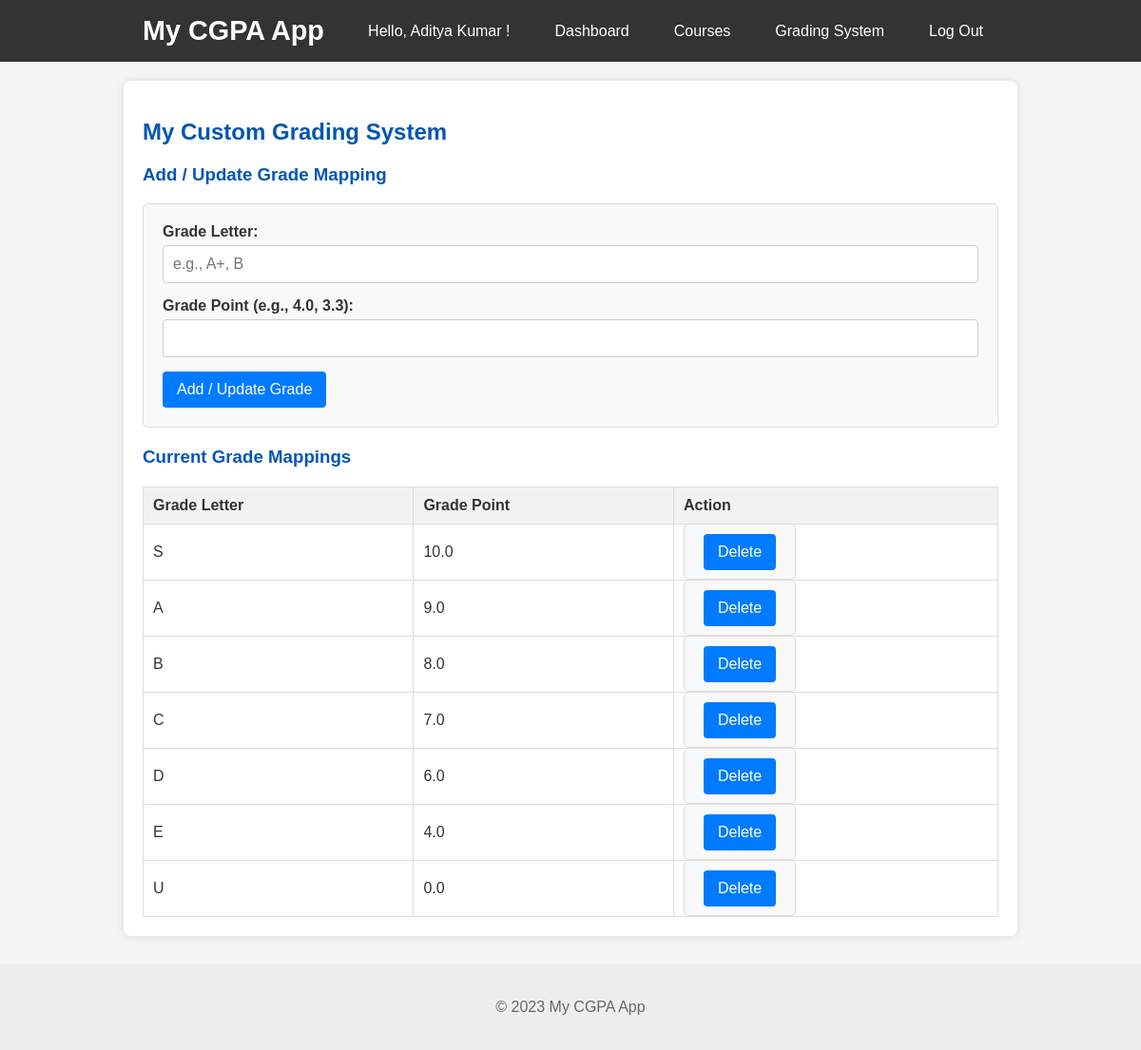
/grading_system (signed in), run on the app's committed database.
### tables this page shows
CREATE TABLE users (
            id INTEGER PRIMARY KEY AUTOINCREMENT,
            username TEXT UNIQUE NOT NULL,
            password TEXT NOT NULL
        );

CREATE TABLE grading_systems (
            id INTEGER PRIMARY KEY AUTOINCREMENT,
            user_id INTEGER NOT NULL,
            grade_letter TEXT NOT NULL,
            grade_point REAL NOT NULL,
            UNIQUE(user_id, grade_letter),
            FOREIGN KEY (user_id) REFERENCES users(id) ON DELETE CASCADE
        );

### app.py (the view, shortened to what this page needs)
@app.route('/grading_system', methods=('GET', 'POST'))
def grading_system():
    if g.user is None:
        return redirect(url_for('login'))
    db = get_db()
    cursor = db.cursor()
    user_grading_system_list = cursor.execute(
        "SELECT id, grade_letter, grade_point FROM grading_systems WHERE user_id = ? ORDER BY grade_point DESC",
        (g.user['id'],)
    ).fetchall()
    db.close()
    return render_template('grading_system.html', grading_system_list=user_grading_system_list)

### app.py (called while the page is built)
def get_user_grading_system(user_id):
    db = get_db()
    cursor = db.cursor()
    cursor.execute("SELECT grade_letter, grade_point FROM grading_systems WHERE user_id = ?", (user_id,))
    grading_system_rows = cursor.fetchall()
    db.close()
    grading_system_map = {row['grade_letter'].upper(): row['grade_point'] for row in grading_system_rows}
    return grading_system_map

@app.before_request
def load_logged_in_user():
    user_id = session.get('user_id')
    if user_id is None:
        g.user = None
        g.grading_system = {} # No grading system if not logged in
    else:
        db = get_db()
        cursor = db.cursor()
        g.user = cursor.execute("SELECT * FROM users WHERE id = ?", (user_id,)).fetchone()
        db.close()
        g.grading_system = get_user_grading_system(user_id) # Load user's grading system

@app.teardown_appcontext
def close_connection(exception):
    db = getattr(g, '_database', None)
    if db is not None:
        db.close()

### database.py (called while the page is built)
def get_db():
    conn = sqlite3.connect(DATABASE)
    conn.row_factory = sqlite3.Row # This makes rows behave like dictionaries
    return conn

### templates/grading_system.html (shortened to what this page needs)
{% extends 'base.html' %}
{% block content %}
    <div class="card">
        <div class="card-header">
            <h2>My Custom Grading System</h2>
        </div>
        <div class="card-body">
            <h3 class="card-subtitle">Add / Update Grade Mapping</h3>
            <form method="post" class="form-grid">
                <div class="form-group">
                    <label for="grade_letter">Grade Letter:</label>
                    <input type="text" id="grade_letter" name="grade_letter" placeholder="e.g., A+, B" required>
                </div>
                <div class="form-group">
                    <label for="grade_point">Grade Point (e.g., 4.0, 3.3):</label>
                    <input type="number" id="grade_point" name="grade_point" step="0.1" min="0" required>
                </div>
                <div class="form-group-full">
                    <button type="submit" class="btn btn-primary">Add / Update Grade</button>
                </div>
            </form>
            {% if grading_system_list %}
                <h3 class="card-subtitle mt-20">Current Grade Mappings</h3>
                <table>
                    <thead>
                        <tr>
                            <th>Grade Letter</th>
                            <th>Grade Point</th>
                            <th>Action</th>
                        </tr>
                    </thead>
                    <tbody>
                        {% for grade in grading_system_list %}
                            <tr>
                                <td>{{ grade.grade_letter }}</td>
                                <td>{{ "%.1f" % grade.grade_point }}</td>
                                <td>
                                    <form action="{{ url_for('grading_system') }}" method="post" style="display:inline;">
                                        <button type="submit" class="btn btn-danger btn-sm">Delete</button>
                                    </form>
                                </td>
                            </tr>
                        {% endfor %}
                    </tbody>
                </table>
            {% else %}
                <p>You haven't defined any custom grade mappings yet. Use the form above to add some!</p>
                <p>A default grading system was loaded upon registration, but you can override it or add more here.</p>
            {% endif %}
        </div>
    </div>
{% endblock %}

### templates/base.html (shortened to what this page needs)
<!DOCTYPE html>
<html lang="en">
<head>
    <link rel="stylesheet" href="{{ url_for('static', filename='style.css') }}">
</head>
<body>
    <header>
        <nav>
            <h1><a href="{{ url_for('index') }}">My CGPA App</a></h1>
            <ul class="nav-links">
                {% if g.user %}
                    <li><span class="nav-username">Hello, {{ g.user['username'] }}!</span></li>
                    <li><a href="{{ url_for('dashboard') }}" class="nav-item">Dashboard</a></li>
                    <li><a href="{{ url_for('courses') }}" class="nav-item">Courses</a></li>
                    <li><a href="{{ url_for('grading_system') }}" class="nav-item">Grading System</a></li>
                    <li><a href="{{ url_for('logout') }}" class="nav-item">Log Out</a></li>
                {% else %}
                    <li><a href="{{ url_for('register') }}" class="nav-item">Register</a></li>
                    <li><a href="{{ url_for('login') }}" class="nav-item">Log In</a></li>
                {% endif %}
            </ul>
        </nav>
    </header>
    <main>
        {% block content %}{% endblock %}
    </main>
    <footer>
        <p>&copy; 2023 My CGPA App</p>
    </footer>
</body>
</html>

### static/style.css (style rules this page uses)
body { font-family: Arial, sans-serif; margin: 0; padding: 0; background-color: #f4f4f4; color: #333; }
header { background-color: #333; color: #fff; padding: 1rem 0; text-align: center; }
header nav { display: flex; justify-content: space-between; align-items: center; max-width: 900px; margin: 0 auto; padding: 0 20px; }
header h1 { margin: 0; font-size: 1.8rem; }
header h1 a { color: #fff; text-decoration: none; }
header ul { list-style: none; margin: 0; padding: 0; display: flex; gap: 15px; }
header ul li a, header ul li span { color: #fff; text-decoration: none; padding: 0.5rem 1rem; border-radius: 5px; transition: background-color 0.3s ease; }
main { max-width: 900px; margin: 20px auto; padding: 20px; background-color: #fff; box-shadow: 0 0 10px rgba(0, 0, 0, 0.1); border-radius: 8px; }
footer { text-align: center; padding: 20px; margin-top: 30px; background-color: #eee; color: #666; }
h2, h3 { color: #0056b3; }
form { background-color: #f9f9f9; padding: 20px; border-radius: 5px; margin-bottom: 20px; border: 1px solid #ddd; }
form label { display: block; margin-bottom: 5px; font-weight: bold; }
form input[type="text"], form input[type="password"], form input[type="number"], form select { width: calc(100% - 22px); padding: 10px; margin-bottom: 15px; border: 1px solid #ccc; border-radius: 4px; font-size: 1rem; }
form button[type="submit"] { background-color: #007bff; color: white; padding: 10px 15px; border: none; border-radius: 4px; cursor: pointer; font-size: 1rem; transition: background-color 0.3s ease; }
table { width: 100%; border-collapse: collapse; margin-top: 20px; }
table, th, td { border: 1px solid #ddd; }
th, td { padding: 10px; text-align: left; }
th { background-color: #f2f2f2; font-weight: bold; }

### data on the page
users: user.username "Aditya Kumar"
grading_systems: grade_letter "S", grade_point "10.0"
grading_systems: grade_letter "A", grade_point "9.0"
grading_systems: grade_letter "B", grade_point "8.0"
grading_systems: grade_letter "C", grade_point "7.0"
grading_systems: grade_letter "D", grade_point "6.0"
grading_systems: grade_letter "E", grade_point "4.0"
grading_systems: grade_letter "U", grade_point "0.0"
